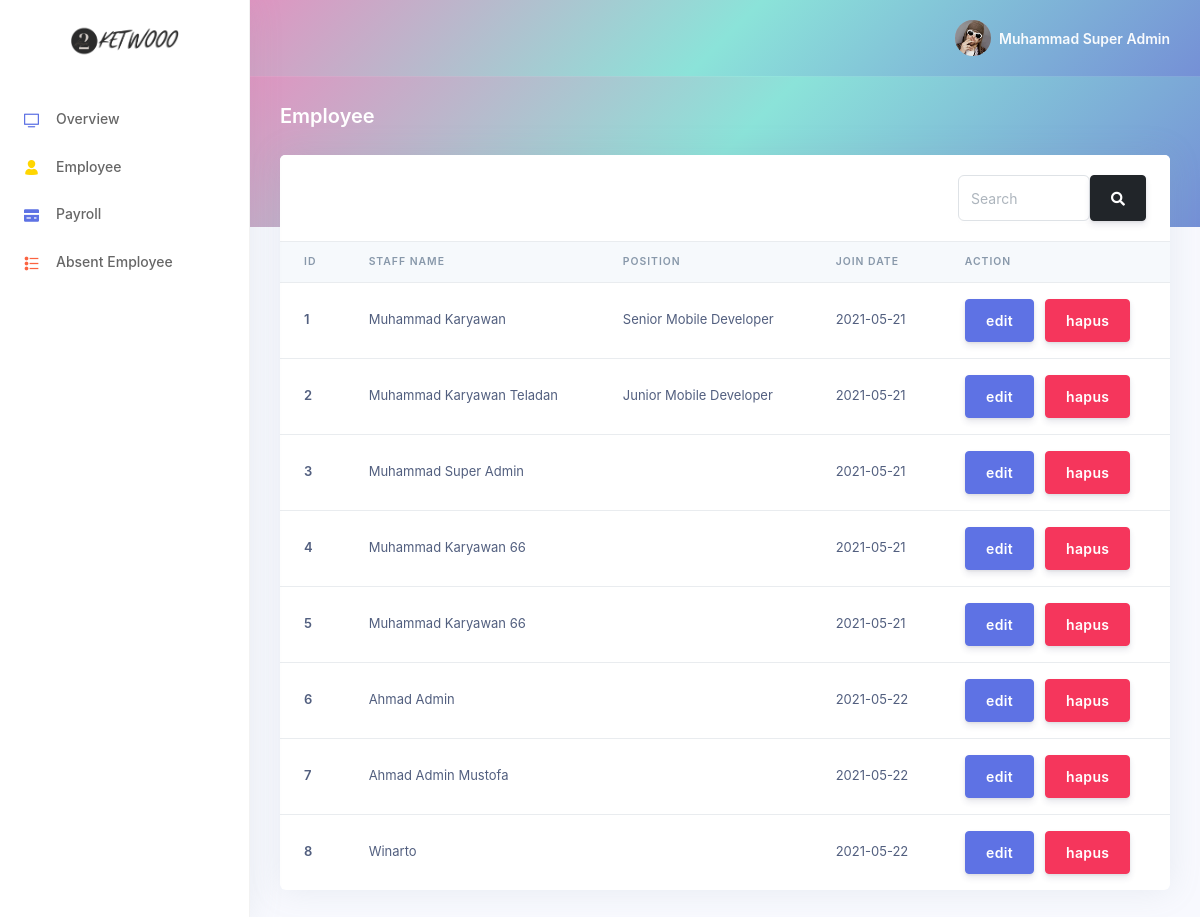
Page /index.php?page=employee (signed in) on the earlier database version.
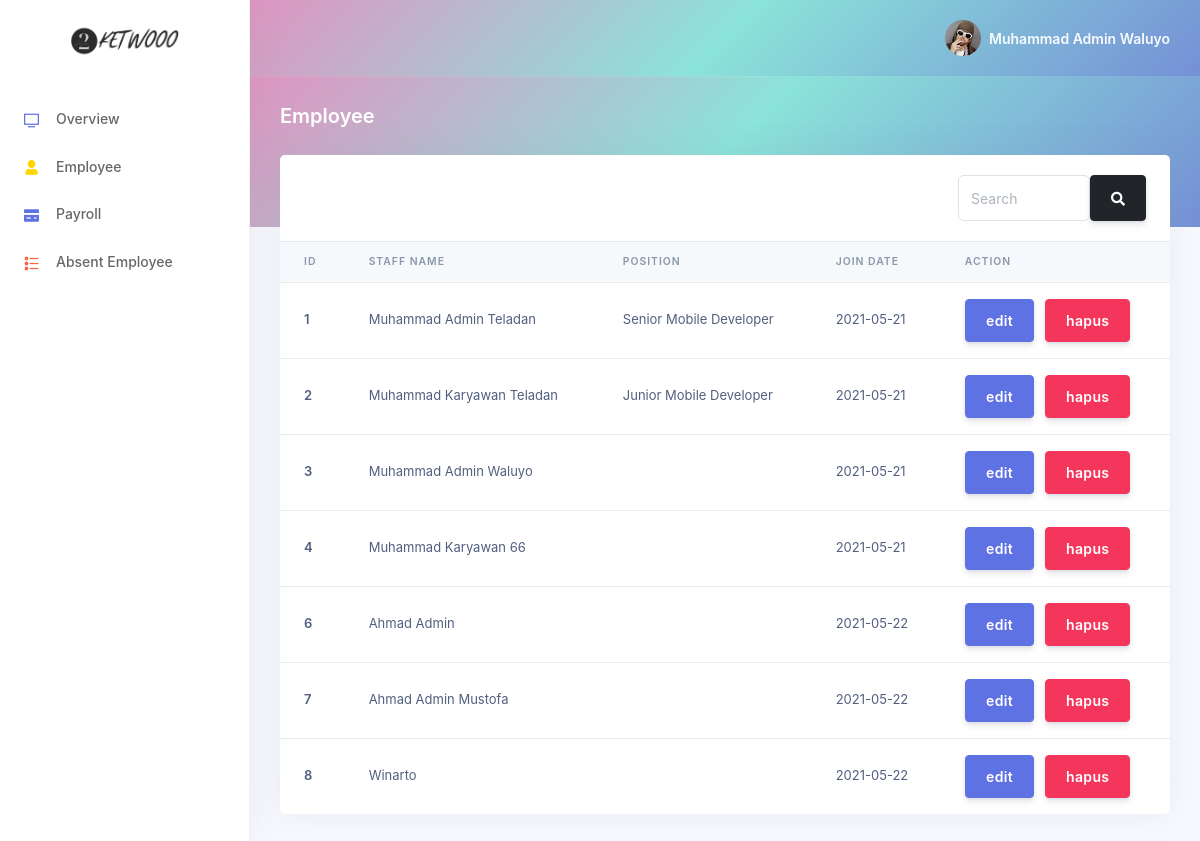
Same page on the later database version.
### tables this page shows
CREATE TABLE `user` (
  `id_user` int(16) NOT NULL,
  `nama_user` varchar(64) NOT NULL,
  `email_user` varchar(64) NOT NULL,
  `password_user` varchar(64) NOT NULL,
  `level_user` enum('karyawan','admin','super_admin') NOT NULL,
  `jabatan` varchar(32) DEFAULT NULL,
  `join_date` date NOT NULL,
  `alamat_user` varchar(64) DEFAULT NULL,
  `nohp` varchar(16) DEFAULT NULL
);

### employee.php (the view, shortened to what the changed rows need)
<?php
    include("system/connection.php");
?>
<div class="container-fluid mt--6">
    <div class="row">
        <div class="col">
            <div class="card">
                <div class="table-responsive">
                    <table class="table align-items-center table-flush">
                        <thead class="thead-light">
                            <tr>
                                <th scope="col">ID</th>
                                <th scope="col">Staff Name</th>
                                <th scope="col">Position</th>
                                <th scope="col">Join Date</th>
                                <th scope="col">Action</th>
                            </tr>
                        </thead>
                        <tbody>
                            <?php
                                $select = mysqli_query($connection, "SELECT * FROM user");
                                while ($data = mysqli_fetch_array($select)) {
                            ?>
                            <tr>
                                <th scope="row"><?= $data['id_user'] ?></th>
                                <td><?= $data['nama_user'] ?></td>
                                <td><?= $data['jabatan'] ?></td>
                                <td><?= $data['join_date'] ?></td>
                                <td>
                                    <button type="button" id="editButton" class="btn btn-primary" data-toggle="modal" data-target="#editEmployee<?= $data['id_user'] ?>">
                                    edit
                                    </button>
                                    <button type="button" id="deleteButton" class="btn btn-danger" data-toggle="modal" data-target="#deleteEmployee<?= $data['id_user'] ?>">
                                    hapus
                                    </button>
                                </td>
                            </tr>
                            <?php } ?>
                        </tbody>
                    </table>
                </div>
            </div>
        </div>
    </div>
</div>

### index.php (shortened to what the changed rows need)
<!DOCTYPE html>
<html>
<head>
    <link rel='stylesheet prefetch' href='http://netdna.bootstrapcdn.com/font-awesome/3.2.1/css/font-awesome.css'>
    <link rel="stylesheet" href="asset/library/vendor/nucleo/css/nucleo.css" type="text/css">
    <link rel="stylesheet" href="asset/library/vendor/@fortawesome/fontawesome-free/css/all.min.css" type="text/css">
    <link rel="stylesheet" href="asset/library/css/argon.css" type="text/css">
    <link rel="stylesheet" href="asset/styles.css">
</head>
<body>
  <div class="main-content" id="panel">
    <nav class="navbar navbar-top navbar-expand navbar-dark gradient-bg border-bottom">
      <div class="container-fluid">
        <div class="collapse navbar-collapse" id="navbarSupportedContent">
          <ul class="navbar-nav align-items-center  ml-md-auto ml-md-0 ">
            <li class="nav-item dropdown">
              <a class="nav-link pr-0" href="#" role="button" data-toggle="dropdown" aria-haspopup="true" aria-expanded="false">
                <div class="media align-items-center">
                  <div class="media-body  ml-2  d-none d-lg-block">
                    <span class="mb-0 text-sm  font-weight-bold"><?= $_SESSION["nama_user"] ?></span>
                  </div>
                </div>
              </a>
            </li>
          </ul>
        </div>
      </div>
    </nav>
    <?php
    if (!isset($_GET["page"])) {
        if ($_SESSION['level_user'] == 'super_admin'){
            include("overview.php");
        }elseif($_SESSION['level_user'] == 'karyawan'){
            include("attendance.php");
        }
    } else {
        include($_GET["page"] . ".php");
    }
    ?>
  </div>
</body>
</html>

Differences in the rows shown:
removed user: id_user "5", nama_user "Muhammad Karyawan 66", join_date "2021-05-21"
changed user "Senior Mobile Developer": nama_user "Muhammad Karyawan" → "Muhammad Admin Teladan"
changed user id 3: nama_user "Muhammad Super Admin" → "Muhammad Admin Waluyo"
Other differences:
$_SESSION["nama_user"]: "Muhammad Super Admin" → "Muhammad Admin Waluyo"
